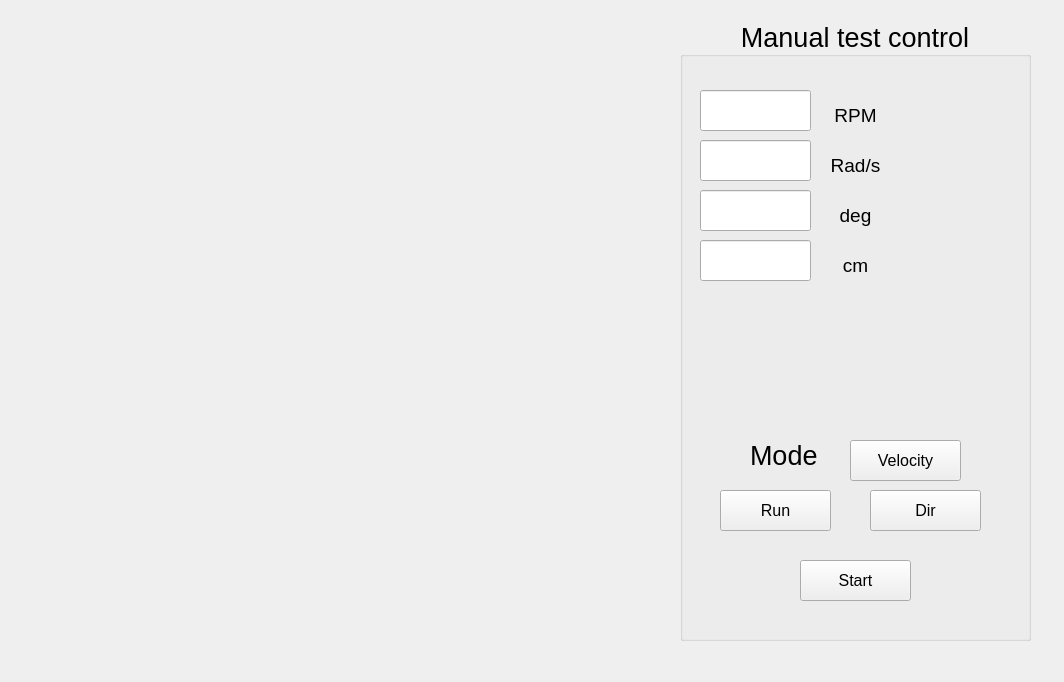
<?xml version="1.0" encoding="UTF-8"?>
<ui version="4.0">
 <class>Form</class>
 <widget class="QWidget" name="Form">
  <property name="geometry">
   <rect>
    <x>0</x>
    <y>0</y>
    <width>1064</width>
    <height>682</height>
   </rect>
  </property>
  <property name="font">
   <font>
    <pointsize>8</pointsize>
   </font>
  </property>
  <property name="windowTitle">
   <string>Form</string>
  </property>
  <widget class="QGroupBox" name="groupBox">
   <property name="geometry">
    <rect>
     <x>680</x>
     <y>20</y>
     <width>351</width>
     <height>621</height>
    </rect>
   </property>
   <property name="font">
    <font>
     <pointsize>20</pointsize>
    </font>
   </property>
   <property name="title">
    <string>Manual test control</string>
   </property>
   <property name="alignment">
    <set>Qt::AlignCenter</set>
   </property>
   <widget class="QLineEdit" name="txt_pos">
    <property name="geometry">
     <rect>
      <x>20</x>
      <y>120</y>
      <width>111</width>
      <height>41</height>
     </rect>
    </property>
   </widget>
   <widget class="QLineEdit" name="txt_vel">
    <property name="geometry">
     <rect>
      <x>20</x>
      <y>70</y>
      <width>111</width>
      <height>41</height>
     </rect>
    </property>
   </widget>
   <widget class="QPushButton" name="btn_dir">
    <property name="geometry">
     <rect>
      <x>190</x>
      <y>470</y>
      <width>111</width>
      <height>41</height>
     </rect>
    </property>
    <property name="font">
     <font>
      <pointsize>12</pointsize>
     </font>
    </property>
    <property name="text">
     <string>Dir</string>
    </property>
   </widget>
   <widget class="QPushButton" name="btn_dir_2">
    <property name="geometry">
     <rect>
      <x>120</x>
      <y>540</y>
      <width>111</width>
      <height>41</height>
     </rect>
    </property>
    <property name="font">
     <font>
      <pointsize>12</pointsize>
     </font>
    </property>
    <property name="text">
     <string>Start</string>
    </property>
   </widget>
   <widget class="QPushButton" name="btn_dir_3">
    <property name="geometry">
     <rect>
      <x>40</x>
      <y>470</y>
      <width>111</width>
      <height>41</height>
     </rect>
    </property>
    <property name="font">
     <font>
      <pointsize>12</pointsize>
     </font>
    </property>
    <property name="text">
     <string>Run</string>
    </property>
   </widget>
   <widget class="QPushButton" name="btn_dir_4">
    <property name="geometry">
     <rect>
      <x>170</x>
      <y>420</y>
      <width>111</width>
      <height>41</height>
     </rect>
    </property>
    <property name="font">
     <font>
      <pointsize>12</pointsize>
     </font>
    </property>
    <property name="text">
     <string>Velocity</string>
    </property>
   </widget>
   <widget class="QLabel" name="label">
    <property name="geometry">
     <rect>
      <x>70</x>
      <y>420</y>
      <width>91</width>
      <height>31</height>
     </rect>
    </property>
    <property name="text">
     <string>Mode</string>
    </property>
   </widget>
   <widget class="QLabel" name="label_2">
    <property name="geometry">
     <rect>
      <x>140</x>
      <y>80</y>
      <width>71</width>
      <height>31</height>
     </rect>
    </property>
    <property name="font">
     <font>
      <pointsize>14</pointsize>
     </font>
    </property>
    <property name="text">
     <string>RPM</string>
    </property>
    <property name="alignment">
     <set>Qt::AlignCenter</set>
    </property>
   </widget>
   <widget class="QLabel" name="label_3">
    <property name="geometry">
     <rect>
      <x>140</x>
      <y>130</y>
      <width>71</width>
      <height>31</height>
     </rect>
    </property>
    <property name="font">
     <font>
      <pointsize>14</pointsize>
     </font>
    </property>
    <property name="text">
     <string>Rad/s</string>
    </property>
    <property name="alignment">
     <set>Qt::AlignCenter</set>
    </property>
   </widget>
   <widget class="QLabel" name="label_5">
    <property name="geometry">
     <rect>
      <x>140</x>
      <y>230</y>
      <width>71</width>
      <height>31</height>
     </rect>
    </property>
    <property name="font">
     <font>
      <pointsize>14</pointsize>
     </font>
    </property>
    <property name="text">
     <string>cm</string>
    </property>
    <property name="alignment">
     <set>Qt::AlignCenter</set>
    </property>
   </widget>
   <widget class="QLineEdit" name="txt_R">
    <property name="geometry">
     <rect>
      <x>20</x>
      <y>220</y>
      <width>111</width>
      <height>41</height>
     </rect>
    </property>
   </widget>
   <widget class="QLabel" name="label_4">
    <property name="geometry">
     <rect>
      <x>140</x>
      <y>180</y>
      <width>71</width>
      <height>31</height>
     </rect>
    </property>
    <property name="font">
     <font>
      <pointsize>14</pointsize>
     </font>
    </property>
    <property name="text">
     <string>deg</string>
    </property>
    <property name="alignment">
     <set>Qt::AlignCenter</set>
    </property>
   </widget>
   <widget class="QLineEdit" name="txt_deg">
    <property name="geometry">
     <rect>
      <x>20</x>
      <y>170</y>
      <width>111</width>
      <height>41</height>
     </rect>
    </property>
   </widget>
   <widget class="SpeedGauge" name="SpeedGauge" native="true">
    <property name="geometry">
     <rect>
      <x>220</x>
      <y>50</y>
      <width>111</width>
      <height>101</height>
     </rect>
    </property>
   </widget>
   <widget class="WheelWidget" name="wheelWidget" native="true">
    <property name="geometry">
     <rect>
      <x>200</x>
      <y>160</y>
      <width>111</width>
      <height>101</height>
     </rect>
    </property>
    <property name="layoutDirection">
     <enum>Qt::RightToLeft</enum>
    </property>
   </widget>
   <widget class="QWidget" name="widget" native="true">
    <property name="geometry">
     <rect>
      <x>120</x>
      <y>290</y>
      <width>121</width>
      <height>111</height>
     </rect>
    </property>
   </widget>
  </widget>
 </widget>
 <customwidgets>
  <customwidget>
   <class>SpeedGauge</class>
   <extends>QWidget</extends>
   <header>Design_Frame/speedometer.h</header>
   <container>1</container>
  </customwidget>
  <customwidget>
   <class>WheelWidget</class>
   <extends>QWidget</extends>
   <header>Design_Frame/wheel_widget.h</header>
   <container>1</container>
  </customwidget>
 </customwidgets>
 <resources/>
 <connections/>
</ui>
